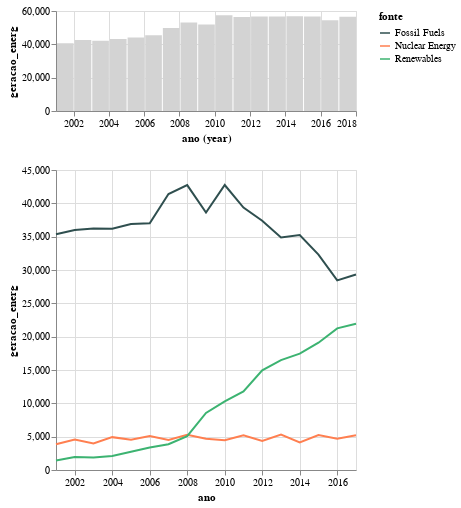

Here is the notebook cell this chart was saved with:
### Markdown cell above
A partir disso, podemos gerar uma visualização com os dois gráficos que criamos. Para obtermos uma perspectiva geral da geração de energia anual total e o comportamento de cada fonte.

### Code cell
ano_chart & fontes_chart

### Figure 1 — Vega-Lite specification as saved in the notebook (floating-point values rounded to 4 significant figures)
{"config": {"view": {"continuousWidth": 300, "continuousHeight": 300}}, "vconcat": [{"data": {"name": "data-bbd011dc4b7316b5d8deffee6717ba8e"}, "mark": {"type": "bar"}, "encoding": {"color": {"value": "lightgray"}, "x": {"field": "ano", "timeUnit": "year", "type": "temporal"}, "y": {"field": "geracao_energ", "type": "quantitative"}}, "height": 100}, {"data": {"name": "data-660282cf28cc0a30f77a1a6c047ab456"}, "mark": {"type": "line"}, "encoding": {"color": {"field": "fonte", "scale": {"domain": ["Fossil Fuels", "Nuclear Energy", "Renewables"], "range": ["darkslategrey", "coral", "mediumseagreen"]}, "type": "nominal"}, "x": {"field": "ano", "type": "temporal"}, "y": {"field": "geracao_energ", "type": "quantitative"}}}], "$schema": "https://vega.github.io/schema/vega-lite/v5.20.1.json", "datasets": {"data-bbd011dc4b7316b5d8deffee6717ba8e": [{"ano": "2001-01-01T00:00:00", "geracao_energ": 40651}, {"ano": "2002-01-01T00:00:00", "geracao_energ": 42528}, {"ano": "2003-01-01T00:00:00", "geracao_energ": 42107}, {"ano": "2004-01-01T00:00:00", "geracao_energ": 43236}, {"ano": "2005-01-01T00:00:00", "geracao_energ": 44145}, {"ano": "2006-01-01T00:00:00", "geracao_energ": 45473}, {"ano": "2007-01-01T00:00:00", "geracao_energ": 49778}, {"ano": "2008-01-01T00:00:00", "geracao_energ": 53086}, {"ano": "2009-01-01T00:00:00", "geracao_energ": 51859}, {"ano": "2010-01-01T00:00:00", "geracao_energ": 57509}, {"ano": "2011-01-01T00:00:00", "geracao_energ": 56371}, {"ano": "2012-01-01T00:00:00", "geracao_energ": 56675}, {"ano": "2013-01-01T00:00:00", "geracao_energ": 56670}, {"ano": "2014-01-01T00:00:00", "geracao_energ": 56854}, {"ano": "2015-01-01T00:00:00", "geracao_energ": 56653}, {"ano": "2016-01-01T00:00:00", "geracao_energ": 54381}, {"ano": "2017-01-01T00:00:00", "geracao_energ": 56476}], "data-660282cf28cc0a30f77a1a6c047ab456": [{"ano": "2001-01-01T00:00:00", "fonte": "Fossil Fuels", "geracao_energ": 35361}, {"ano": "2002-01-01T00:00:00", "fonte": "Fossil Fuels", "geracao_energ": 35991}, {"ano": "2003-01-01T00:00:00", "fonte": "Fossil Fuels", "geracao_energ": 36234}, {"ano": "2004-01-01T00:00:00", "fonte": "Fossil Fuels", "geracao_energ": 36205}, {"ano": "2005-01-01T00:00:00", "fonte": "Fossil Fuels", "geracao_energ": 36883}, {"ano": "2006-01-01T00:00:00", "fonte": "Fossil Fuels", "geracao_energ": 37014}, {"ano": "2007-01-01T00:00:00", "fonte": "Fossil Fuels", "geracao_energ": 41389}, {"ano": "2008-01-01T00:00:00", "fonte": "Fossil Fuels", "geracao_energ": 42734}, {"ano": "2009-01-01T00:00:00", "fonte": "Fossil Fuels", "geracao_energ": 38620}, {"ano": "2010-01-01T00:00:00", "fonte": "Fossil Fuels", "geracao_energ": 42750}, {"ano": "2011-01-01T00:00:00", "fonte": "Fossil Fuels", "geracao_energ": 39361}, {"ano": "2012-01-01T00:00:00", "fonte": "Fossil Fuels", "geracao_energ": 37379}, {"ano": "2013-01-01T00:00:00", "fonte": "Fossil Fuels", "geracao_energ": 34873}, {"ano": "2014-01-01T00:00:00", "fonte": "Fossil Fuels", "geracao_energ": 35250}, {"ano": "2015-01-01T00:00:00", "fonte": "Fossil Fuels", "geracao_energ": 32319}, {"ano": "2016-01-01T00:00:00", "fonte": "Fossil Fuels", "geracao_energ": 28437}, {"ano": "2017-01-01T00:00:00", "fonte": "Fossil Fuels", "geracao_energ": 29329}, {"ano": "2001-01-01T00:00:00", "fonte": "Nuclear Energy", "geracao_energ": 3853}, {"ano": "2002-01-01T00:00:00", "fonte": "Nuclear Energy", "geracao_energ": 4574}, {"ano": "2003-01-01T00:00:00", "fonte": "Nuclear Energy", "geracao_energ": 3988}, {"ano": "2004-01-01T00:00:00", "fonte": "Nuclear Energy", "geracao_energ": 4929}, {"ano": "2005-01-01T00:00:00", "fonte": "Nuclear Energy", "geracao_energ": 4538}, {"ano": "2006-01-01T00:00:00", "fonte": "Nuclear Energy", "geracao_energ": 5095}, {"ano": "2007-01-01T00:00:00", "fonte": "Nuclear Energy", "geracao_energ": 4519}, {"ano": "2008-01-01T00:00:00", "fonte": "Nuclear Energy", "geracao_energ": 5282}, {"ano": "2009-01-01T00:00:00", "fonte": "Nuclear Energy", "geracao_energ": 4679}, {"ano": "2010-01-01T00:00:00", "fonte": "Nuclear Energy", "geracao_energ": 4451}, {"ano": "2011-01-01T00:00:00", "fonte": "Nuclear Energy", "geracao_energ": 5215}, {"ano": "2012-01-01T00:00:00", "fonte": "Nuclear Energy", "geracao_energ": 4347}, {"ano": "2013-01-01T00:00:00", "fonte": "Nuclear Energy", "geracao_energ": 5321}, {"ano": "2014-01-01T00:00:00", "fonte": "Nuclear Energy", "geracao_energ": 4152}, {"ano": "2015-01-01T00:00:00", "fonte": "Nuclear Energy", "geracao_energ": 5243}, {"ano": "2016-01-01T00:00:00", "fonte": "Nuclear Energy", "geracao_energ": 4703}, {"ano": "2017-01-01T00:00:00", "fonte": "Nuclear Energy", "geracao_energ": 5214}, {"ano": "2001-01-01T00:00:00", "fonte": "Renewables", "geracao_energ": 1437}, {"ano": "2002-01-01T00:00:00", "fonte": "Renewables", "geracao_energ": 1963}, {"ano": "2003-01-01T00:00:00", "fonte": "Renewables", "geracao_energ": 1885}, {"ano": "2004-01-01T00:00:00", "fonte": "Renewables", "geracao_energ": 2102}, {"ano": "2005-01-01T00:00:00", "fonte": "Renewables", "geracao_energ": 2724}, {"ano": "2006-01-01T00:00:00", "fonte": "Renewables", "geracao_energ": 3364}, {"ano": "2007-01-01T00:00:00", "fonte": "Renewables", "geracao_energ": 3870}, {"ano": "2008-01-01T00:00:00", "fonte": "Renewables", "geracao_energ": 5070}, {"ano": "2009-01-01T00:00:00", "fonte": "Renewables", "geracao_energ": 8560}, {"ano": "2010-01-01T00:00:00", "fonte": "Renewables", "geracao_energ": 10308}, {"ano": "2011-01-01T00:00:00", "fonte": "Renewables", "geracao_energ": 11795}, {"ano": "2012-01-01T00:00:00", "fonte": "Renewables", "geracao_energ": 14949}, {"ano": "2013-01-01T00:00:00", "fonte": "Renewables", "geracao_energ": 16476}, {"ano": "2014-01-01T00:00:00", "fonte": "Renewables", "geracao_energ": 17452}, {"ano": "2015-01-01T00:00:00", "fonte": "Renewables", "geracao_energ": 19091}, {"ano": "2016-01-01T00:00:00", "fonte": "Renewables", "geracao_energ": 21241}, {"ano": "2017-01-01T00:00:00", "fonte": "Renewables", "geracao_energ": 21933}]}}
